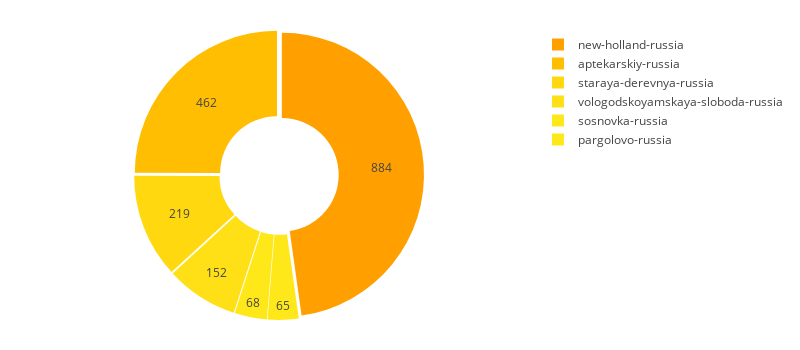

The notebook cell saved with this chart:
### Code cell
import matplotlib

areas_df = pd.DataFrame([[x[0], x[2]] for x in loc_file], columns=["id", "area"])

areas = list(set(areas_df['area']))

area_cn = [np.sum(areas_df['area']==area) for area in areas]

n_top = 6
top_areas = sorted(zip(areas, area_cn), key = lambda x: x[1], reverse=True)[:n_top]

wide1 = 1.0
hole1 = 0.4

colormap_name="Wistia"
colormap = matplotlib.cm.get_cmap(colormap_name)
chart_values = [x[1] for x in top_areas]
norm_val = (np.array(chart_values) - np.min(chart_values)) / (np.max(chart_values) - np.min(chart_values))
norm_val = norm_val/2+0.25
pieces_colors = list(map(lambda x: matplotlib.colors.rgb2hex(colormap(x)), norm_val))

data = [
    go.Pie(
      values= [x[1] for x in top_areas],
      labels= [x[0] for x in top_areas],
      domain= dict(x=[0.5-wide1/2, 0.5+wide1/2]),
      name= "day+night",
      hoverinfo="label+percent",
      textinfo='value', 
      hole= hole1,
    marker=dict(colors=pieces_colors), pull=.02)
]

layout = go.Layout(showlegend=True,height=350, width=800,
                  margin=go.layout.Margin(l=30, r=30, t=30, b=30))
fig = go.Figure(data=data, layout=layout)
py.iplot(fig, show_link=False)

### Figure 1 — Plotly figure (JSON) as saved in the notebook; plotly's stock layout.template omitted (floating-point values rounded to 4 significant figures)
{"data": [{"domain": {"x": [0, 1]}, "hole": 0.4, "hoverinfo": "label+percent", "labels": ["new-holland-russia", "aptekarskiy-russia", "staraya-derevnya-russia", "vologodskoyamskaya-sloboda-russia", "sosnovka-russia", "pargolovo-russia"], "marker": {"colors": ["#ffa000", "#ffbe01", "#ffd810", "#ffdf15", "#ffe81a", "#ffe81a"]}, "name": "day+night", "pull": 0.02, "textinfo": "value", "type": "pie", "uid": "ae5f3a68-c2f2-11e8-a5b9-3c15c2cf2370", "values": [884, 462, 219, 152, 68, 65]}], "layout": {"height": 350, "margin": {"b": 30, "l": 30, "r": 30, "t": 30}, "showlegend": true, "width": 800}}
